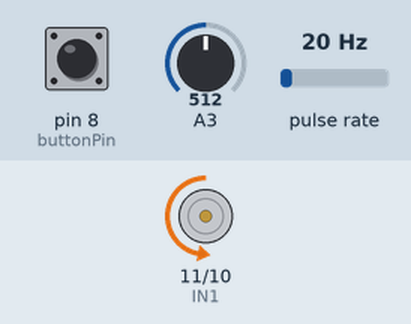
Simulated run of this sketch. Board: Arduino Uno, built with avr-gcc and run on an emulated ATmega328P. Shown: motor-driver pin pairs drawn as motors (green arrow = first pin HIGH = forward, orange = second pin HIGH = backward, longer = more drive, scaled by the enable pin). Wiring (inferred from the names in the program): pulse sensor: data pin 2. The inputs (shaded band) are chosen by the test bench; at power-on: pin 8 (buttonPin) LOW, A3 = 512, pulse rate 20 Hz. What the sketch prints to the serial monitor is not drawn.

Above: at 1.2 s.
1.3 s: pin 8 (buttonPin) pulled HIGH for 0.15 s
At 1.41 s:
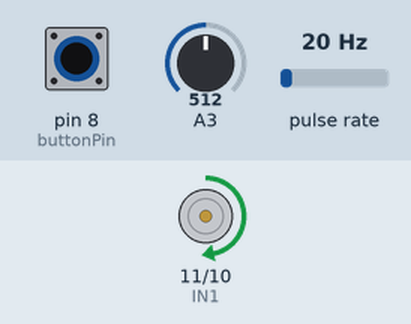
3.0 s: A3 set to 716
At 3.8 s:
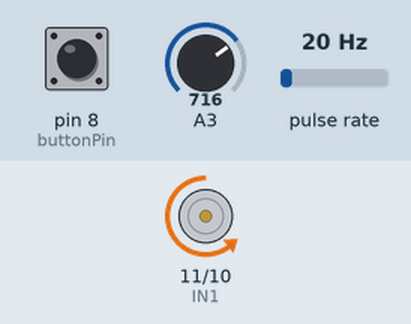
4.5 s: A3 set to 900
At 4.8 s:
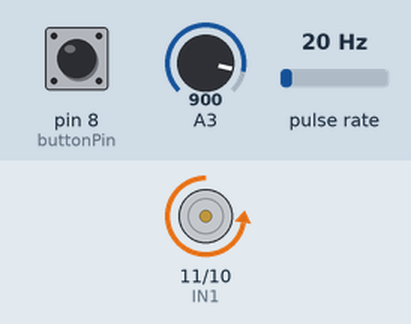
6.0 s: pin 8 (buttonPin) pulled HIGH for 1 s
At 6.5 s:
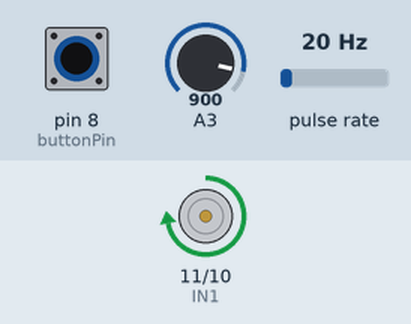
8.5 s: pin 8 (buttonPin) pulled HIGH for 0.15 s
At 8.68 s:
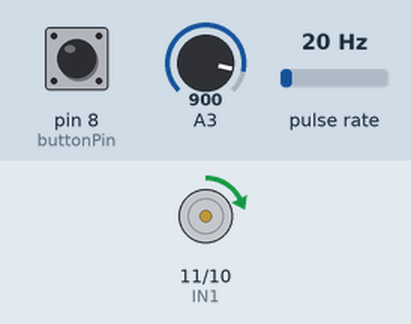
10.2 s: A3 set to 122
At 10.5 s:
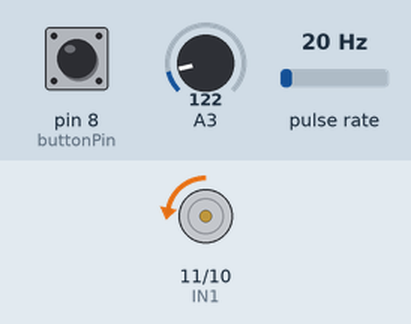
Timing chart, 0 to 12.7 s (numbered marks = the images above; inputs shaded):
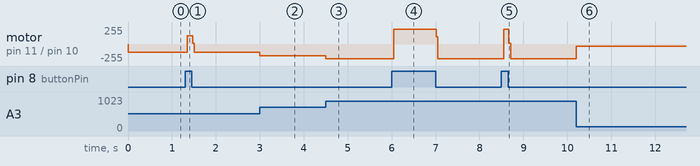

The sketch:

2.ino
```cpp
#include<SoftwareSerial.h>

const int EN1 = 9;
const int buttonPin = 8;
int buttonState = 0;

const int IN1 = 11 ;
const int IN2 = 10;

const int encoder0PinA=2;

long duration=0;
unsigned long newtime;
unsigned long oldtime = 0;
int cnt=0;
int rpm;
long d=0;

void setup() {
  // put your setup code here, to run once:
    pinMode(IN1, OUTPUT);
    pinMode(IN2, OUTPUT);
    pinMode(buttonPin, INPUT);
    pinMode(encoder0PinA, INPUT);
    attachInterrupt(0, doEncoder, RISING);  // encoDER ON PIN 2
    Serial.begin(9600);
}

void loop() {
  // put your main code here, to run repeatedly:
  //Serial.println("start11");


    //
    int GaugeValue = analogRead(A3);
    int outputValue= map(GaugeValue, 0 , 1023 , 0 , 255);
    analogWrite( EN1 , outputValue);

    
    //setting the initial values of IN1 and IN2 for clockwise rotation
    digitalWrite(IN1, LOW);
    digitalWrite(IN2, HIGH);


    //checking if the button is pressed, and if it was pressed then we will change the value of IN1 and IN2 to rotate anticlockwise
    buttonState = digitalRead(buttonPin);
     if (buttonState == HIGH) {
      digitalWrite(IN2, LOW);
      digitalWrite(IN1, HIGH);
      }

     //
     //Serial.println("start");
     d=24*duration;
     rpm=60000/d;
     Serial.println(rpm);

}
void doEncoder() {
  newtime=millis();
  duration=newtime-oldtime;
  oldtime=newtime;

  }
```

Measured:
- after the input at 1.3 s, motor on pin 11 (IN1) / pin 10 (IN2): backward 127/255 → forward 126/255 after 0.05 s, → backward 127/255 0.12 s later
- after the input at 3.0 s, motor on pin 11 (IN1) / pin 10 (IN2): backward 127/255 → backward 178/255 at once
- after the input at 4.5 s, motor on pin 11 (IN1) / pin 10 (IN2): backward 178/255 → backward 224/255 at once
- after the input at 6.0 s, motor on pin 11 (IN1) / pin 10 (IN2): backward 224/255 → forward 223/255 after 0.05 s, → backward 224/255 0.96 s later
- after the input at 8.5 s, motor on pin 11 (IN1) / pin 10 (IN2): backward 224/255 → forward 223/255 after 0.05 s, → backward 224/255 0.12 s later
- after the input at 10.2 s, motor on pin 11 (IN1) / pin 10 (IN2): backward 224/255 → backward 30/255 at once
